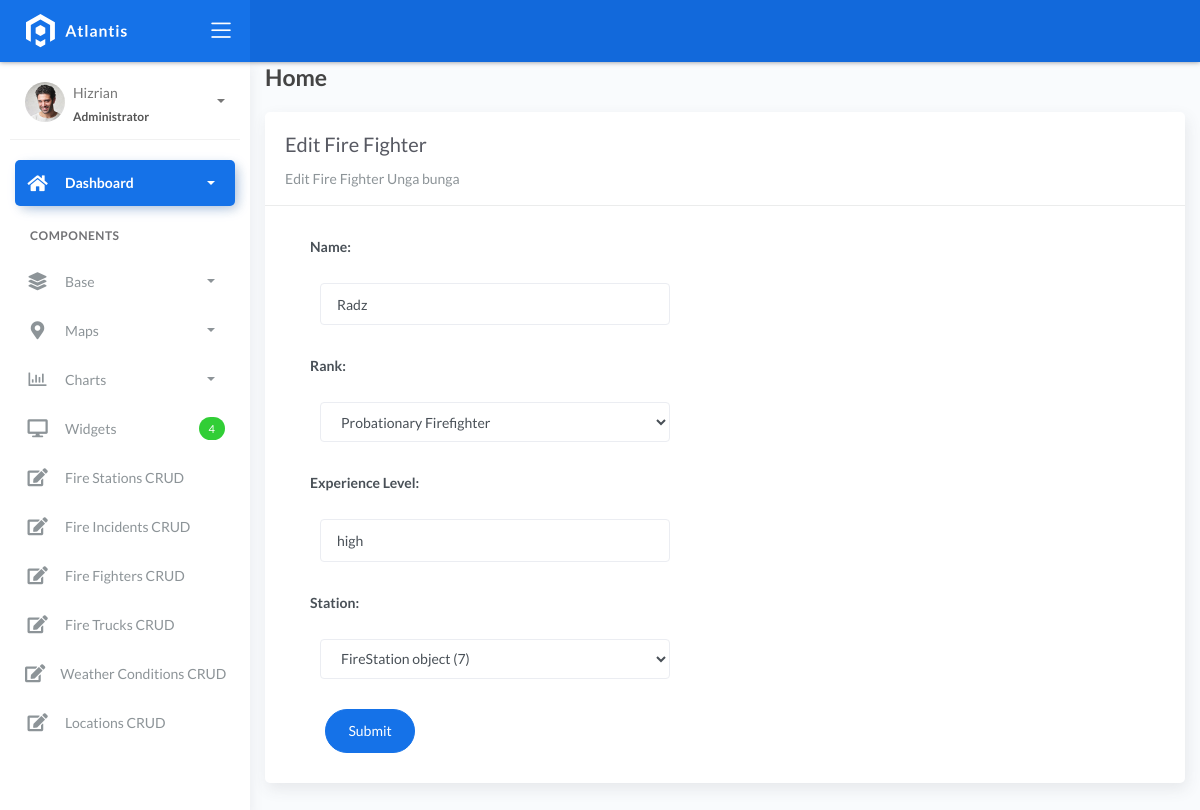
The app's page /firefighterlist/1 with its own data.
### fire/models.py (models this page shows)
class BaseModel(models.Model):
    created_at = models.DateTimeField(auto_now_add=True, db_index=True)
    updated_at = models.DateTimeField(auto_now=True)
    class Meta:
        abstract = True

class Firefighters(BaseModel):
    XP_CHOICES = (
        ('Probationary Firefighter', 'Probationary Firefighter'),
        ('Firefighter I', 'Firefighter I'),
        ('Firefighter II', 'Firefighter II'),
        ('Firefighter III', 'Firefighter III'),
        ('Driver', 'Driver'),
        ('Captain', 'Captain'),
        ('Battalion Chief', 'Battalion Chief'),)
    name = models.CharField(max_length=150)
    rank = models.CharField(
        max_length=45, null=True, blank=True, choices=XP_CHOICES)
    experience_level = models.CharField(max_length=150)
    station = models.ForeignKey(FireStation, on_delete=models.SET_NULL, null=True, blank=True, related_name='firefighters')

### fire/views.py (the view, shortened to what this page needs)
# urls.py: path('firefighterlist/<pk>', FireFighterUpdateView.as_view(), name='firefighter-update'),
class FireFighterUpdateView(UpdateView):
    model = Firefighters
    form_class = FirefightersForm
    template_name = "editfighter.html"
    success_url = reverse_lazy('firefighter-list')

### fire/forms.py
class FirefightersForm(ModelForm):
    class Meta:
        model = Firefighters
        fields = "__all__"
        labels = {
            'name': 'Name',
            'rank': 'Rank',
            'experience_level': 'Experience Level',
            'station': 'Station',
        }

### templates/editfighter.html (shortened to what this page needs)
{% extends 'base.html' %} {% load static %} {% block content %}
<div class="content">
    <div class="container-fluid">
        <h4 class="page-title">Home</h4>
        <div class="row">
            <div class="col-md-12">
                <div class="card">
                    <div class="card-header">
                        <div class="card-title">Edit Fire Fighter</div>
                        <div class="card-category">Edit Fire Fighter Unga bunga</div>
                    </div>
                    <div class="col-md-6">
                    <div class="card-body">
                        <form action="" method="post" novalidate>
                            {% csrf_token %} {% include 'includes/form.html' %}
                                <div class="form-group">
                                    <div class="col-md-12 col-sm-3">
                                        <button type="submit" class="btn btn-primary btn-rounded">Submit</button>
                                    </div>
                                </div>
                            </div>
                    </div>
                    </div>
                </div>
            </div>
        </div>
    </div>
</div>
{% endblock %}

### templates/includes/form.html (shortened to what this page needs)
{% load widget_tweaks %}
{% for field in form %}
<div class="field item form-group">
    <label>{{ field.label_tag }}</label>
  <div class="form-group">
    {% render_field field class="form-control" %}
  </div>
</div>
{% endfor %}

### records on screen
Firefighters: name "Radz" "Probationary Firefighter" "high" "FireStation object (7)"

### other values on screen
{{ field.label_tag }} "Name:" "Rank:" "Experience Level:" "Station:"
